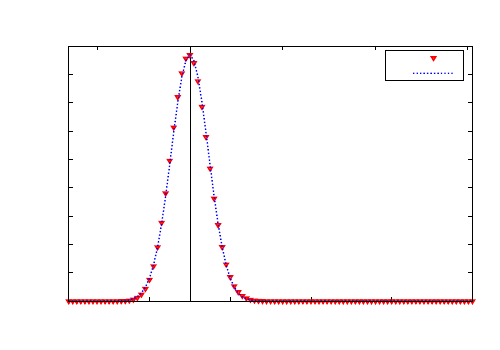

Here is the gnuplot script that generated this plot:
set terminal epslatex color 
set output "plot.tex"
set key box
set xlabel "k"
set xtics nomirror
set x2label '$\xi$'
set y2zeroaxis lt - 1
set style line 22 lt 3 lw 4
set style line 10 lt 1 lw 4
plot "test.dat" using 1:3 title "$P_B$" ls 10, "test.dat" using 2:4 title "$P_G$" ls 22 with lines axes x2y1




